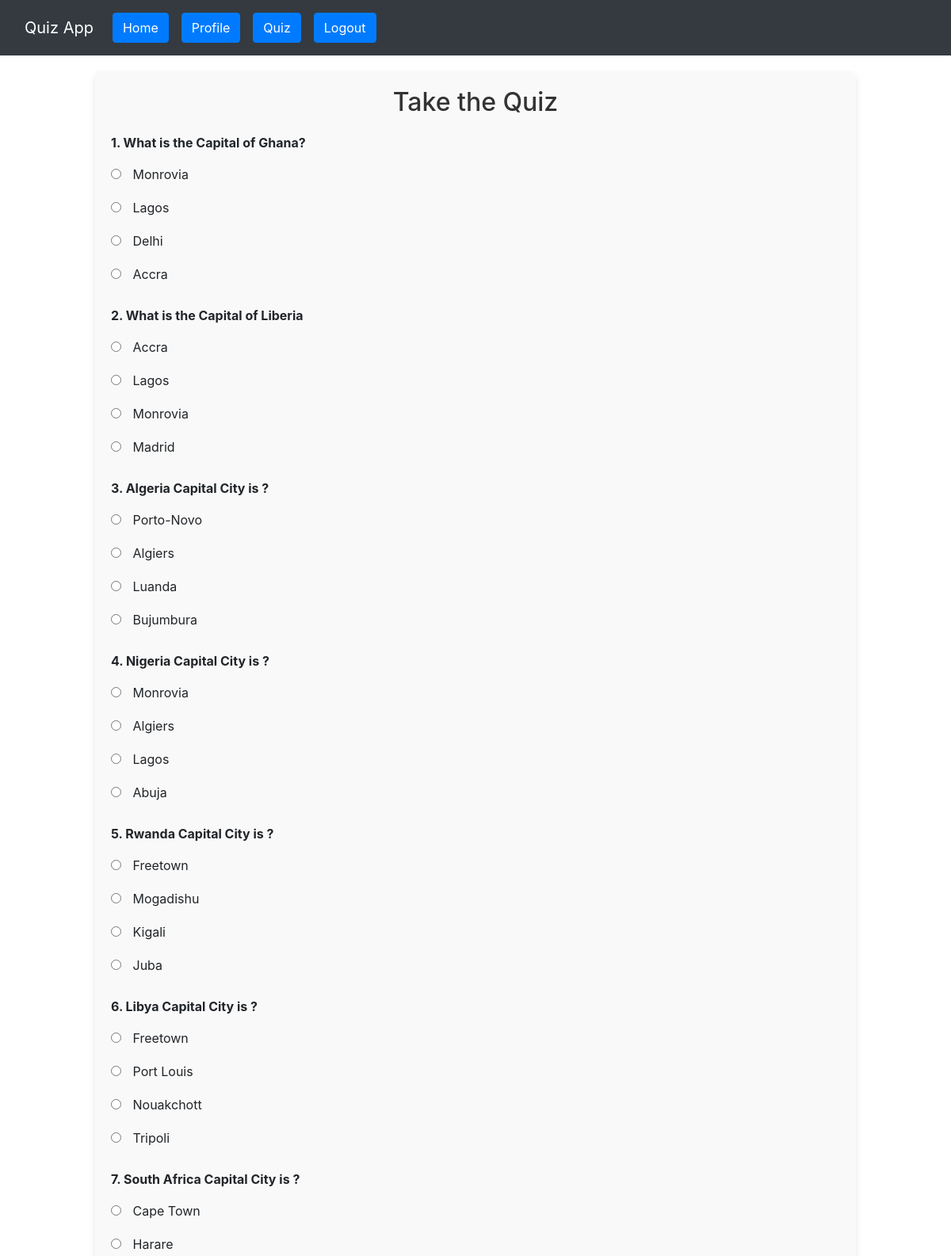
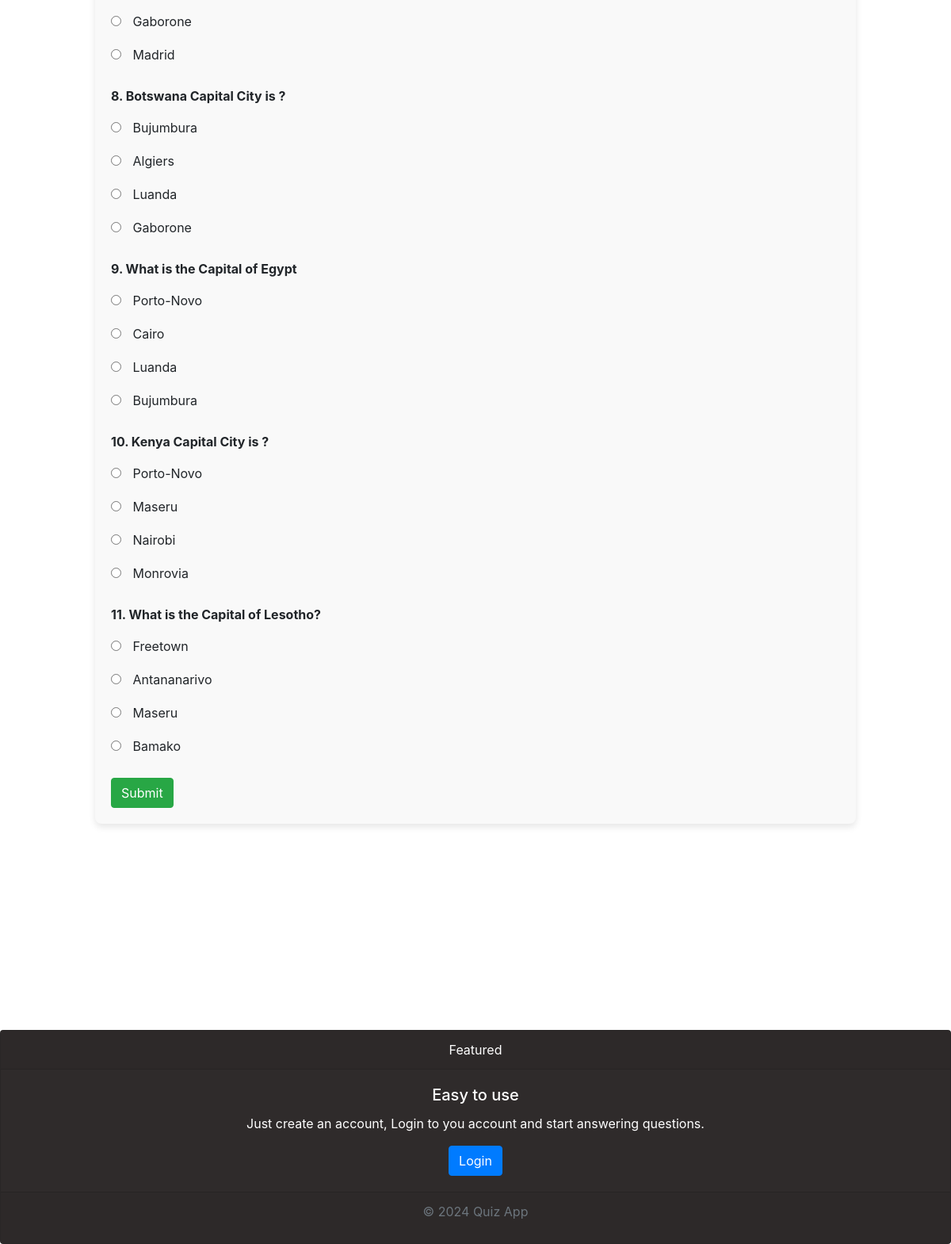
The page /quiz/take_quiz/ (signed in) on the database its author committed (2 pictures, top to bottom).
### quiz/models.py (models this page shows, shortened)
class Question(models.Model):
    text = models.CharField(max_length=255)
    option1 = models.CharField(max_length=255)
    option2 = models.CharField(max_length=255)
    option3 = models.CharField(max_length=255)
    option4 = models.CharField(max_length=255)
    CORRECT_OPTION_CHOICES = [
        ('option1', 'Option 1'),
        ('option2', 'Option 2'),
        ('option3', 'Option 3'),
        ('option4', 'Option 4'),
    ]
    correct_option = models.CharField(
        max_length=7,
        choices=CORRECT_OPTION_CHOICES,
        verbose_name="Correct Option"
    )

### quiz/views.py (the view, shortened to what this page needs)
# urls.py: path('take_quiz/', views.take_quiz, name='take_quiz'),
@login_required
def take_quiz(request):
    questions = Question.objects.all()
    return render(request, 'quiz/take_quiz.html', {
        'questions': questions,
    })

### quiz/templates/quiz/take_quiz.html (shortened to what this page needs)
{% extends 'base.html' %}
{% block content %}
{% load static %}
<div class="container">
    <h1 class="quiz-title">Take the Quiz</h1>
    <form method="post" action="{% url 'take_quiz' %}" >
        {% for question in questions %}
            <div class="question">
                <p><strong>{{ question.text }}</strong></p>
                <ul class="options">
                    <li class="option">
                        <input type="radio" id="option1_{{ question.id }}" name="question_{{ question.id }}" value="option1" required>
                        <label for="option1_{{ question.id }}">{{ question.option1 }}</label>
                    </li>
                    <li class="option">
                        <input type="radio" id="option2_{{ question.id }}" name="question_{{ question.id }}" value="option2" required>
                        <label for="option2_{{ question.id }}">{{ question.option2 }}</label>
                    </li>
                    <li class="option">
                        <input type="radio" id="option3_{{ question.id }}" name="question_{{ question.id }}" value="option3" required>
                        <label for="option3_{{ question.id }}">{{ question.option3 }}</label>
                    </li>
                    <li class="option">
                        <input type="radio" id="option4_{{ question.id }}" name="question_{{ question.id }}" value="option4" required>
                        <label for="option4_{{ question.id }}">{{ question.option4 }}</label>
                    </li>
                </ul>
            </div>
        {% endfor %}
        <button type="submit" class="btn btn-success">Submit</button>
    </form>
</div>
{% endblock %}

### quiz/templates/base.html (shortened to what this page needs)
<!DOCTYPE html>
<html lang="en">
<head>
    <link rel="stylesheet" href="https://stackpath.bootstrapcdn.com/bootstrap/4.4.1/css/bootstrap.min.css"
>
    {% load static %}
    <link rel="stylesheet" href="{% static 'styles.css' %}">
</head>
<body>
    <nav class="navbar navbar-expand-lg navbar-dark bg-dark">
        <div class="container-fluid" style="float: right;">
            <a class="navbar-brand" href="#">Quiz App</a>
            <div class="collapse navbar-collapse mb-10" id="navbarSupportedContent">
                <ul class="navbar-nav me-auto mb-2 mb-lg-0">
                    <li class="nav-item">
                        <a class="nav-link active" aria-current="page" href="{% url 'home' %}"><button class="btn btn-primary" type="submit">Home</button></a>
                    </li>
                    {% if user.is_authenticated %}
                    <li class="nav-item">
                        <a class="nav-link" href="{% url 'profile' %}"><button class="btn btn-primary" type="submit">Profile</button></a>
                    </li>
                    <li class="nav-item">
                        <a class="nav-link" href="{% url 'take_quiz' %}"><button class="btn btn-primary" type="submit">Quiz</button></a>
                    </li>
                    <li class="nav-item">
                        <a class="nav-link" href="{% url 'logged_out' %}"><button class="btn btn-primary" type="submit">Logout</button></a>
                    </li>
                    {% else %}
                    <li class="nav-item">
                        <a class="nav-link" href="{% url 'login' %}"><button class="btn btn-primary" type="submit">Login</button></a>
                    </li>
                    {% endif %}
            </div>
        </div>
    </nav>
    <main>
        {% block content %}{% endblock %}
    </main>
    <footer>
        <div class="card text-center">
            <div class="card-header">
                Featured
            </div>
            <div class="card-body">
                <h5 class="card-title">Easy to use</h5>
                <p class="card-text">Just create an account, Login to you account and start answering questions.</p>
                <a href="#" class="btn btn-primary">Login</a>
            </div>
            <div class="card-footer text-muted">
                <p>&copy; 2024 Quiz App</p>
            </div>
        </div>
    </footer>
</body>
</html>

### quiz/static/styles.css (style rules this page uses)
.container { width: 80%; max-width: 1200px; margin: auto; padding: 20px; box-shadow: 0 4px 8px rgba(0, 0, 0, 0.1); background-color: #f9f9f9; border-radius: 8px; margin-top: 20px; }
.quiz-title { text-align: center; font-size: 2em; margin-bottom: 20px; color: #333; }
.question { margin-bottom: 20px; }
.options { list-style-type: none; padding: 0; }
.option { margin-bottom: 10px; }
.option input[type="radio"] { margin-right: 10px; }
.card { left: 0; bottom: 0; width: 100%; background-color: rgb(47, 43, 43); color: white; text-align: center; margin-top: 260px; }

### rows shown on the page
Question: text "1. What is the Capital of Ghana?", option1 "Monrovia", option2 "Lagos", option3 "Delhi", option4 "Accra"
Question: text "2. What is the Capital of Liberia", option1 "Accra", option2 "Lagos", option3 "Monrovia", option4 "Madrid"
Question: text "3. Algeria Capital City is ?", option1 "Porto-Novo", option2 "Algiers", option3 "Luanda", option4 "Bujumbura"
Question: text "4. Nigeria Capital City is ?", option1 "Monrovia", option2 "Algiers", option3 "Lagos", option4 "Abuja"
Question: text "5. Rwanda Capital City is ?", option1 "Freetown", option2 "Mogadishu", option3 "Kigali", option4 "Juba"
Question: text "6. Libya Capital City is ?", option1 "Freetown", option2 "Port Louis", option3 "Nouakchott", option4 "Tripoli"
Question: text "7. South Africa Capital City is ?", option1 "Cape Town", option2 "Harare", option3 "Gaborone", option4 "Madrid"
Question: text "8. Botswana Capital City is ?", option1 "Bujumbura", option2 "Algiers", option3 "Luanda", option4 "Gaborone"
Question: text "9. What is the Capital of Egypt", option1 "Porto-Novo", option2 "Cairo", option3 "Luanda", option4 "Bujumbura"
Question: text "10. Kenya Capital City is ?", option1 "Porto-Novo", option2 "Maseru", option3 "Nairobi", option4 "Monrovia"
Question: text "11. What is the Capital of Lesotho?", option1 "Freetown", option2 "Antananarivo", option3 "Maseru", option4 "Bamako"
